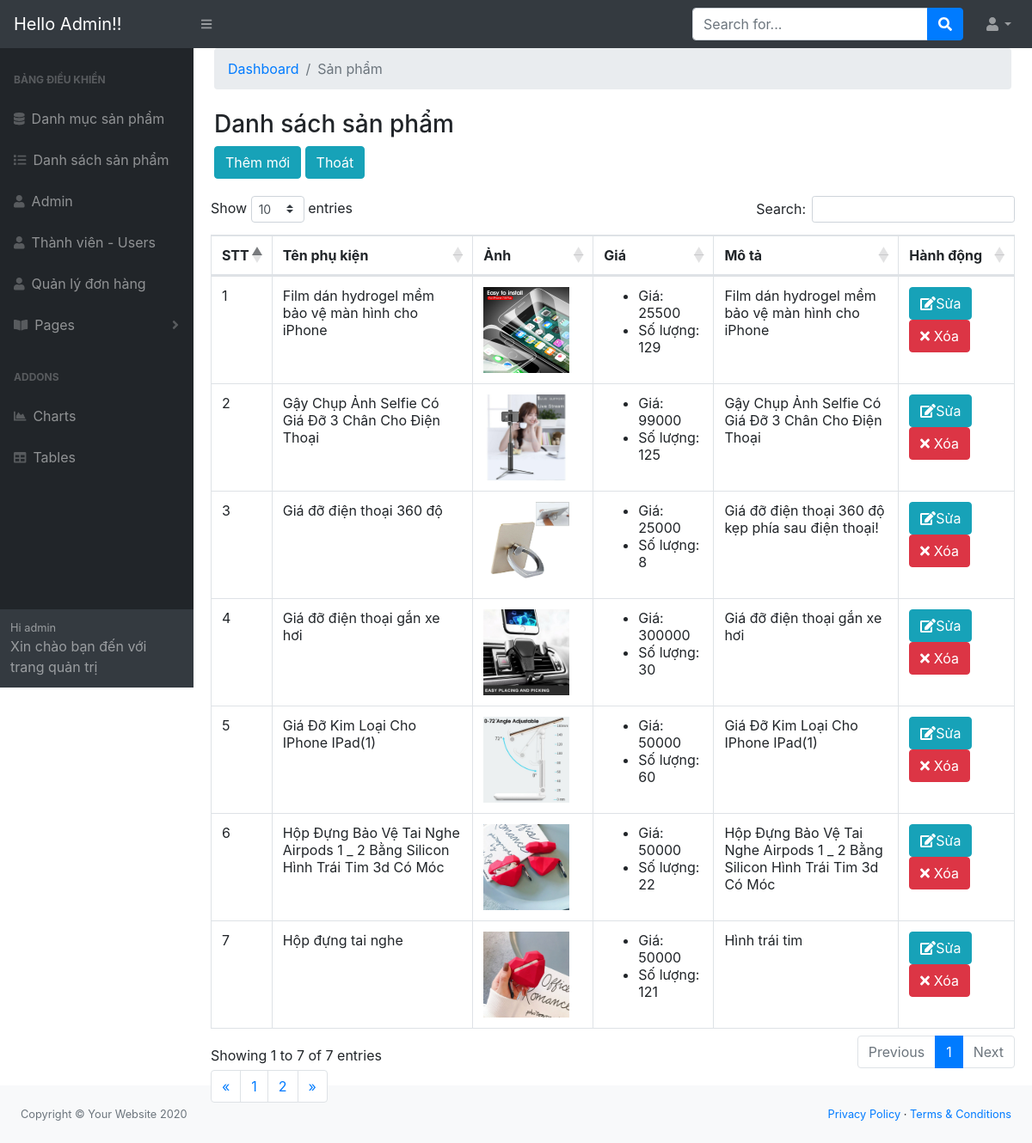
The app's page /admin/modules/product/index.php?page=2 with its own data.
### tables this page shows
CREATE TABLE `product` (
  `id` int(11) NOT NULL,
  `name` varchar(100) DEFAULT NULL,
  `slug` varchar(100) DEFAULT NULL,
  `price` int(11) DEFAULT NULL,
  `number` int(11) DEFAULT 0,
  `sale` int(11) DEFAULT 0,
  `thunbar` varchar(100) DEFAULT NULL,
  `category_id` int(11) DEFAULT NULL,
  `mota` text DEFAULT NULL,
  `like_pro` int(11) DEFAULT 0,
  `view` int(11) DEFAULT 0,
  `hot` int(11) DEFAULT 0,
  `pay` int(5) DEFAULT 0,
  `created_pro` timestamp NOT NULL DEFAULT current_timestamp() ON UPDATE current_timestamp(),
  `update_pro` timestamp NOT NULL DEFAULT current_timestamp() ON UPDATE current_timestamp()
);

### libraries/Database.php (called while the page is built, shortened)
<?php
    class Database
    {
        public $link;
        public function __construct()
        {
            $this->link = mysqli_connect("localhost","root","","btl") or die ();
            mysqli_set_charset($this->link,"utf8");
        }
        public function countTable($table)
        {
            $sql = "SELECT id FROM  {$table}";
            $result = mysqli_query($this->link, $sql) or die("Lỗi Truy Vấn countTable----" .mysqli_error($this->link));
            $num = mysqli_num_rows($result);
            return $num;
        }
         public  function fetchJone($table,$sql ,$page = 0,$row ,$pagi = false )
        {
            $data = [];
            $result = mysqli_query($this->link,$sql);
            if ($pagi == true )
            {
                $total = $this->countTable($table);
                $sotrang = ceil($total / $row);
                $start = ($page - 1 ) * $row ;
                $sql .= " LIMIT $start,$row";
                $data = [ "page" => $sotrang];
                $result = mysqli_query($this->link,$sql) or die("Lỗi truy vấn fetchJone ---- " .mysqli_error($this->link));
            }
            else
            {
                $result = mysqli_query($this->link,$sql) or die("Lỗi truy vấn fetchJone ---- " .mysqli_error($this->link));
            }
            if( $result)
            {
                while ($num = mysqli_fetch_assoc($result))
                {
                    $data[] = $num;
                }
            }
            return $data;
        }
    }
?>

### admin/autoload/autoload.php (called while the page is built, shortened)
<?php
    require_once __DIR__. "/../../libraries/Database.php";
    $db = new Database;
?>

### admin/modules/product/index.php (the view, shortened to what this page needs)
<?php
    require_once __DIR__. "/../../autoload/autoload.php";
    if(isset($_GET['page']))
    {
        $p= $_GET['page'];
    }
    else
    {
        $p=1;
    }
    $sql= "SELECT product.*,category.name as namecate FROM product
    LEFT JOIN category on category.id = product.category_id ";
    $product=$db->fetchJone('product',$sql,$p,10,true);
    if(isset($product['page']))
    {
        $sotrang = $product['page'];
        unset($product['page']);
    }
?>
<?php require_once __DIR__. "/../../layouts/header.php";?>
            <div id="layoutSidenav_content">
                <main>
                    <div class="container-fluid">
                        <ol class="breadcrumb mb-4">
                            <li class="breadcrumb-item active"><a href="/websitephukien/admin/index.php">Dashboard</a></li>
                            <li class="breadcrumb-item active">Sản phẩm</li>
                        </ol>
                        <h3>Danh sách sản phẩm</h3>
                       <a href="add.php" class="btn btn-info">Thêm mới</a>
                       <a href="/website_phukien/admin/index.php" class="btn btn-info">Thoát</a>
                        </div>
                        <div class="card-body">
                            <div class="table-responsive">
                                    <table class="table table-bordered" id="dataTable" style="width:100%;height:300px"" cellspacing="0">
                                        <thead>
                                            <tr>
                                                <th>STT</th>
                                                <th>Tên phụ kiện</th>
                                                <th>Ảnh</th>
                                                <th>Giá</th>
                                                <th>Mô tả</th>
                                                <th>Hành động</th>
                                            </tr>
                                        </thead>
                                        <tbody>
                                            <?php
                                            $stt=1;
                                            foreach($product as $item): ?>
                                            <tr>
                                                <td style="width:5%;"><?php echo $stt ?></td>
                                                <td style="width:25%;"><?php echo $item['name'] ?></td>
                                                <td style="width:15%;">
                                                <img src="images/<?php echo $item['thunbar'] ?>" width="100px" height="100px">
                                                </td>
                                                <td style="width:15%;">
                                                    <ul>
                                                        <li> Giá: <?php echo $item['price'] ?> </li>
                                                        <li> Số lượng: <?php echo $item['number'] ?> </li>
                                                    </ul>
                                                </td>
                                                <td style="width:23%;"><?php echo $item['mota'] ?></td>
                                                <td>
                                                    <a class="btn btn-xs btn-info" href="edit.php?id=<?php echo $item['id'] ?>">
                                                    <i class="fa fa-edit"></i>Sửa</a>
                                                    <a class="btn btn-xs btn-danger" href="delete.php?id=<?php echo $item['id'] ?>">
                                                    <i class="fa fa-times"></i>
                                                    Xóa</a>
                                                </td>
                                            </tr>
                                            <?php $stt++;endforeach ?>
                                        </tbody>
                                    </table>
                                <div class="pull-right">
                                    <nav aria-label="Page navigation example" >
                                        <ul class="pagination">
                                            <li class="page-item">
                                                <a href="" aria-label="Previous" class="page-link">
                                                    <span aria-hidden="true">&laquo;</span>
                                                </a>
                                            </li>
                                            <?php for( $i=1 ; $i<=$sotrang ; $i++ ): ?>
                                             <?php
                                                if(isset($_GET['page']))
                                                {
                                                    $p=$_GET['page'];
                                                }
                                                else
                                                {
                                                    $p=1;
                                                } ?>
                                                <li class="<?php echo ($i == $p)? 'active' : '' ?>">
                                                <a href="?page=<?php echo $i ; ?>" class="page-link"><?php echo $i; echo "  ";  ?></a>
                                            <?php endfor; ?>
                                            </li>
                                            <li class="page-item">
                                            <a href="" aria-label="Next" class="page-link">
                                                    <span aria-hidden="true">&raquo;</span>
                                                </a>
                                            </li>
                                        </ul>
                                    </nav>
                                    </div>
                                </div>
                            </div>
                        </div>
                    </div>
<?php require_once __DIR__. "/../../layouts/footer.php";?>

### records on screen
product: name "Film dán hydrogel mềm bảo vệ màn hình cho iPhone", thunbar (picture), price "25500", number "129", mota "Film dán hydrogel mềm bảo vệ màn hình cho iPhone"
product: name "Gậy Chụp Ảnh Selfie Có Giá Đỡ 3 Chân Cho Điện Thoại", thunbar (picture), price "99000", number "125", mota "Gậy Chụp Ảnh Selfie Có Giá Đỡ 3 Chân Cho Điện Thoại"
product: name "Giá đỡ điện thoại 360 độ", thunbar (picture), price "25000", number "8", mota "Giá đỡ điện thoại 360 độ kẹp phía sau điện thoại!"
product: name "Giá đỡ điện thoại gắn xe hơi", thunbar (picture), price "300000", number "30", mota "Giá đỡ điện thoại gắn xe hơi"
product: name "Giá Đỡ Kim Loại Cho IPhone IPad(1)", thunbar (picture), price "50000", number "60", mota "Giá Đỡ Kim Loại Cho IPhone IPad(1)"
product: name "Hộp Đựng Bảo Vệ Tai Nghe Airpods 1 _ 2 Bằng Silicon Hình Trái Tim 3d Có Móc", thunbar (picture), price "50000", number "22", mota "Hộp Đựng Bảo Vệ Tai Nghe Airpods 1 _ 2 Bằng Silicon Hình Trái Tim 3d Có Móc"
product: name "Hộp đựng tai nghe", thunbar (picture), price "50000", number "121", mota "Hình trái tim"
